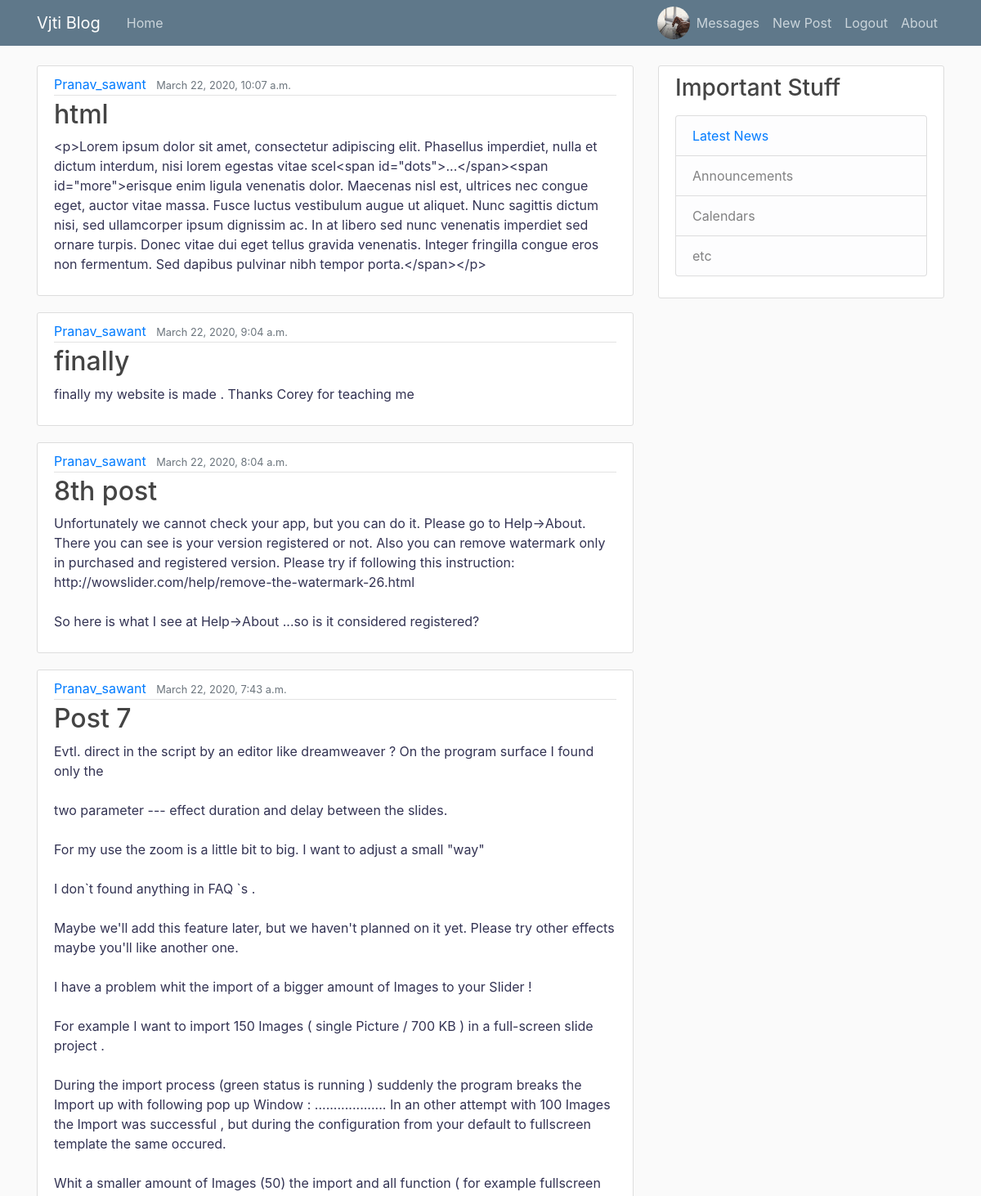
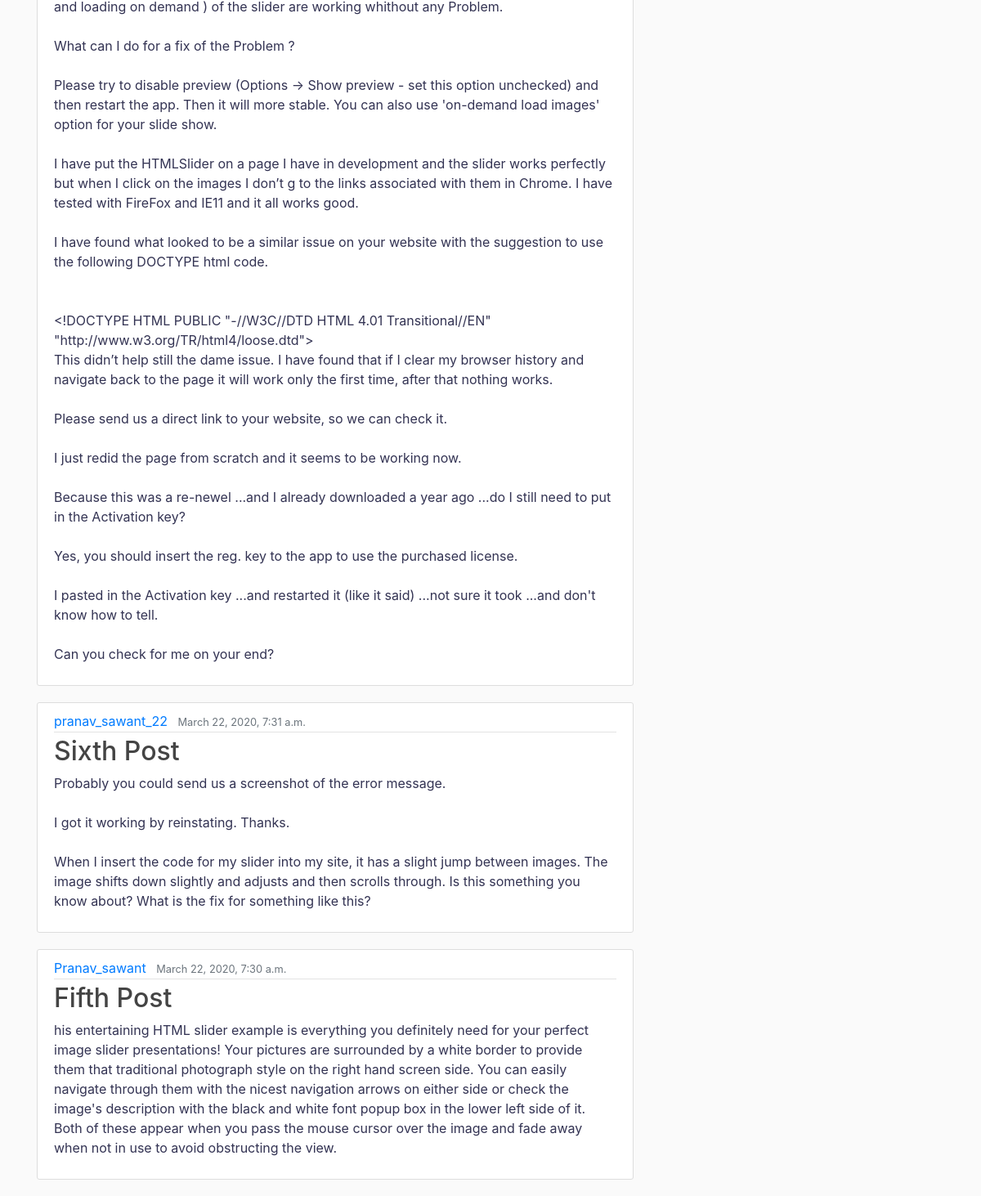
The app's page / (signed in) with its own data (2 pictures, top to bottom).
### users/models.py (models this page shows)
class Profile(models.Model):
    user = models.OneToOneField(User,on_delete=models.CASCADE)#have one to one relation with user
    image = models.ImageField(default='default.jpg',upload_to='profile_pics')
    bio = models.TextField()

### blog/models.py (models this page shows, shortened)
class Post(models.Model):
    title = models.CharField(max_length=100)
    content = models.TextField()
    date_posted=models.DateTimeField(default=timezone.now)
    author = models.ForeignKey(User,on_delete=models.CASCADE)

### blog/views.py (the view)
# urls.py: path('',PostListView.as_view(),name="blog-home"),
class PostListView(ListView):
    model = Post
    template_name = 'home.html' # <app>/<model>_<viewtype>.html
    context_object_name = 'posts'
    ordering = ['-date_posted']

### blog/templates/home.html
{%extends 'base.html'%}
{%block content%}
{%for post in posts%}
<article class="media content-section">
  <div class="media-body">
    <div class="article-metadata">
      <a class="mr-2" href="/profile/">{{ post.author }}</a>
      <small class="text-muted">{{ post.date_posted }}</small>
    </div>
    <h2><a class="article-title" href="{%url 'post-detail' post.id%}">{{ post.title }}</a></h2>
    <p class="article-content">{{ post.content }}</p>
  </div>
</article>
{%endfor%}
{%endblock%}

### blog/templates/base.html (shortened to what this page needs)
{%load static%}
<!DOCTYPE html>
<html lang="en">
<head>
    <link rel="stylesheet" href="https://maxcdn.bootstrapcdn.com/bootstrap/4.0.0/css/bootstrap.min.css">
</head>
<body>
<header class="site-header">
  <nav class="navbar navbar-expand-md navbar-dark bg-steel fixed-top">
    <div class="container">
      <a class="navbar-brand mr-4" href="/">Vjti Blog</a>
      <div class="collapse navbar-collapse" id="navbarToggle">
        <div class="navbar-nav mr-auto">
          <a class="nav-item nav-link" href="/">Home</a>
        </div>
        <div class="navbar-nav">
            {%if user.is_authenticated%}
            {%if user.profile.image%}
                    <a href="/profile"> <img width="40px" height="40px" class="rounded-circle account-img" src="{{ user.profile.image.url }}" >
                        </a>
                        {% endif %}
                    <a class="nav-item nav-link" href="#">Messages</a>
               <a class="nav-item nav-link" href="{% url 'post-create' %}">New Post</a>
                  <a class="nav-item nav-link" href="/logout/">Logout</a>
            {% else %}
                  <a class="nav-item nav-link" href="/login/">Login</a>
                  <a class="nav-item nav-link" href="/register/">Register</a>
            {% endif %}
                      <a class="nav-item nav-link" href="/about">About</a></>
        </div>
      </div>
    </div>
  </nav>
</header>
<main role="main" class="container">
  <div class="row">
    <div class="col-md-8">
      {% block content %}{% endblock %}
    </div>
    <div class="col-md-4">
      <div class="content-section">
        <h3>Important Stuff</h3>
        <p class='text-muted'>
          <ul class="list-group">
            <li class="list-group-item list-group-item-light"><a href="https://news.google.co.in/">Latest News</a> </li>
            <li class="list-group-item list-group-item-light">Announcements</li>
            <li class="list-group-item list-group-item-light">Calendars</li>
            <li class="list-group-item list-group-item-light">etc</li>
          </ul>
        </p>
      </div>
    </div>
  </div>
</main>
</body>
</body>
</html>

### blog/templates/base.html (style rules this page uses)
body { background: #fafafa; color: #333353; margin-top: 5rem; }
h1, h2, h3, h4, h5, h6 { color: #444444; }
ul { margin: 0; }
.bg-steel { background-color: #5f788a; }
.site-header .navbar-nav .nav-link { color: #cbd5db; }
.content-section { background: #ffffff; padding: 10px 20px; border: 1px solid #dddddd; border-radius: 3px; margin-bottom: 20px; }
.article-title { color: #444444; }
.article-content { white-space: pre-line; }
.article-metadata { padding-bottom: 1px; margin-bottom: 4px; border-bottom: 1px solid #e3e3e3 }

### records on screen
Post: author "Pranav_sawant", date_posted "March 22, 2020, 10:07 a.m.", title "html", content "<p>Lorem ipsum dolor sit amet, consectetur adipiscing elit. Phasellus imperdiet, nulla et dictum interdum, nisi lorem egestas vitae scel<span id=\"dots\">...</span><span id=\"more\">erisque enim ligula venenatis dolor. Maecenas nisl est, ultrices nec congue eget, auctor vitae massa. Fusce luctus vestibulum augue ut aliquet. Nunc sagittis dictum nisi, sed ullamcorper ipsum dignissim ac. In at libero sed nunc venenatis imperdiet sed ornare turpis. Donec vitae dui eget tellus gravida venenatis. Integer fringilla congue eros non fermentum. Sed dapibus pulvinar nibh tempor porta.</span></p>"
Post: author "Pranav_sawant", date_posted "March 22, 2020, 9:04 a.m.", title "finally", content "finally my website is made . Thanks Corey for teaching me"
Post: author "Pranav_sawant", date_posted "March 22, 2020, 8:04 a.m.", title "8th post", content "Unfortunately we cannot check your app, but you can do it. Please go to Help->About. There you can see is your version registered or not. Also you can remove watermark only in purchased and registered version. Please try if following this instruction: http://wowslider.com/help/remove-the-watermark-26.html So here is what I see at Help->About ...so is it considered registered?"
Post: author "Pranav_sawant", date_posted "March 22, 2020, 7:43 a.m.", title "Post 7", content "Evtl. direct in the script by an editor like dreamweaver ? On the program surface I found only the two parameter --- effect duration and delay between the slides. For my use the zoom is a little bit to big. I want to adjust a small \"way\" I don`t found anything in FAQ `s . Maybe we'll add this feature later, but we haven't planned on it yet. Please try other effects maybe you'll like another one. I have a problem whit the import of a bigger amount of Images to your Slider ! For example I want to import 150 Images ( single Picture / 700 KB ) in a full-screen slide project . During the import process (green status is running ) suddenly the program breaks the Import up with following pop up…"
Post: author "pranav_sawant_22", date_posted "March 22, 2020, 7:31 a.m.", title "Sixth Post", content "Probably you could send us a screenshot of the error message. I got it working by reinstating. Thanks. When I insert the code for my slider into my site, it has a slight jump between images. The image shifts down slightly and adjusts and then scrolls through. Is this something you know about? What is the fix for something like this?"
Post: author "Pranav_sawant", date_posted "March 22, 2020, 7:30 a.m.", title "Fifth Post", content "his entertaining HTML slider example is everything you definitely need for your perfect image slider presentations! Your pictures are surrounded by a white border to provide them that traditional photograph style on the right hand screen side. You can easily navigate through them with the nicest navigation arrows on either side or check the image's description with the black and white font popup box in the lower left side of it. Both of these appear when you pass the mouse cursor over the image and fade away when not in use to avoid obstructing the view."
